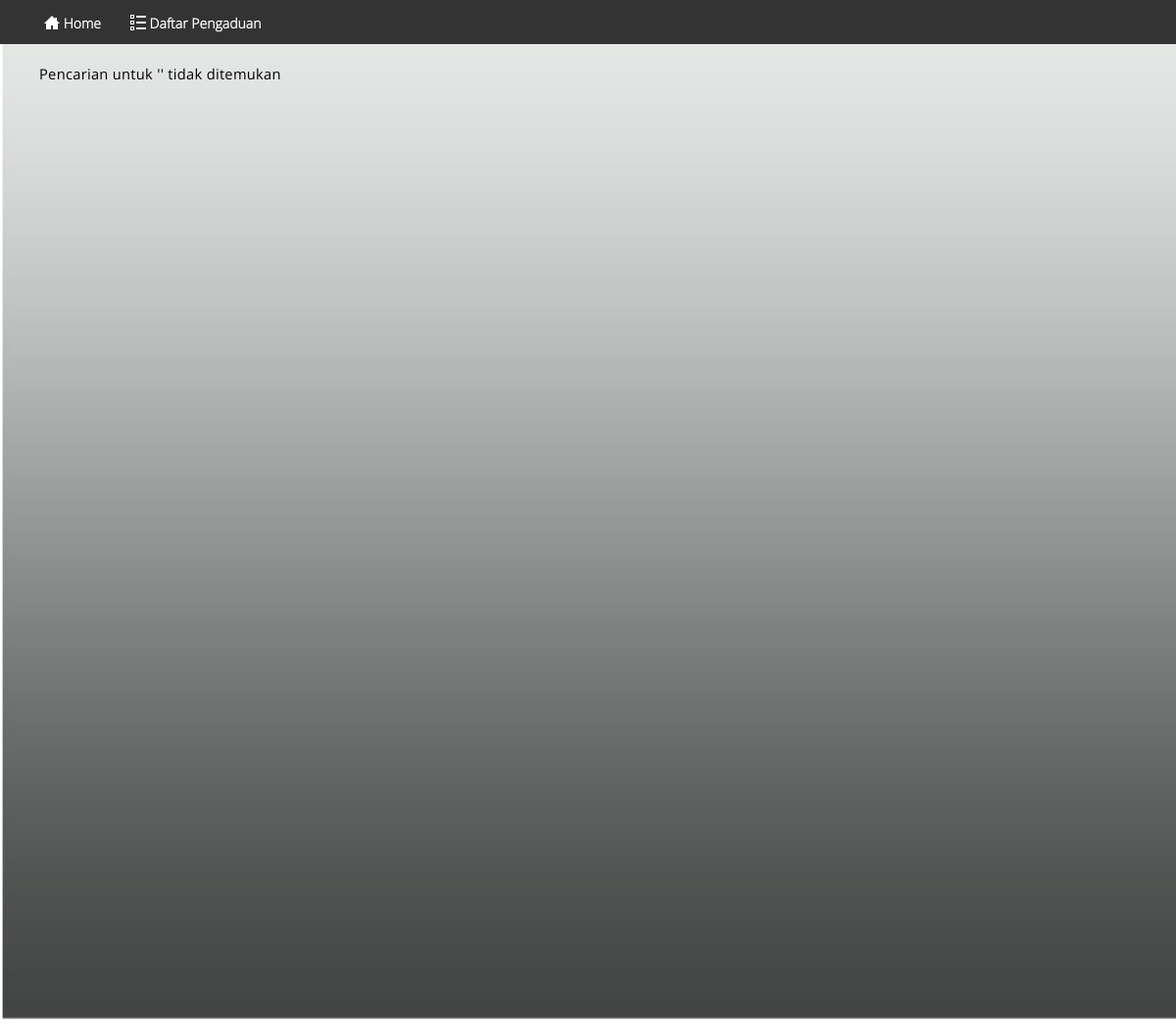
Page /listPengaduanPublik.php on the earlier database version.
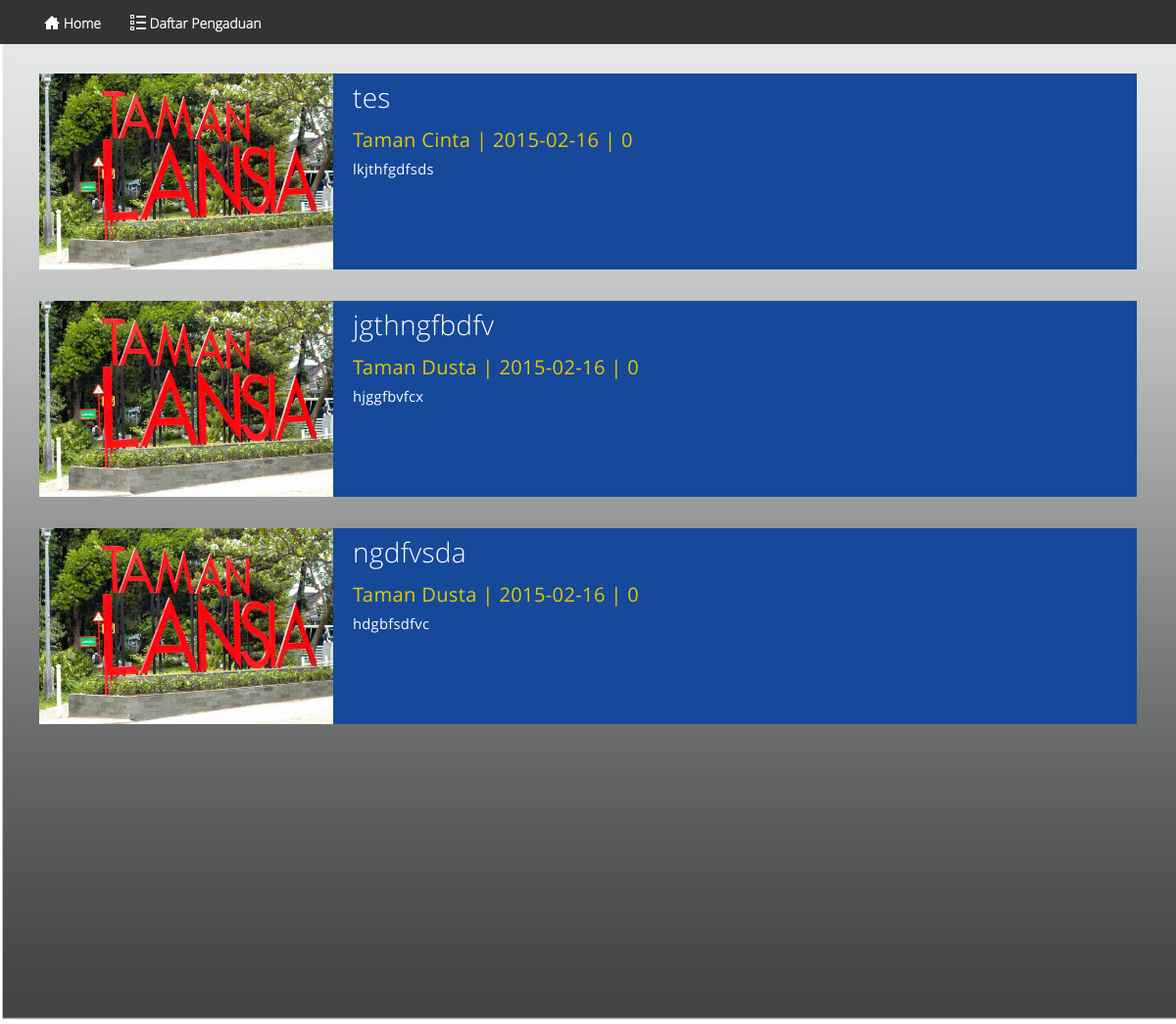
Same page on the later database version.
### tables this page shows
CREATE TABLE IF NOT EXISTS `pengaduan` (
  `id` int(11) NOT NULL AUTO_INCREMENT,
  `tid` int(11) DEFAULT NULL,
  `nama_pelapor` varchar(255) NOT NULL,
  `telepon_pelapor` varchar(15) NOT NULL,
  `judul` varchar(255) NOT NULL,
  `tanggal` date NOT NULL,
  `status` varchar(255) NOT NULL DEFAULT '0',
  `isi` text NOT NULL,
  `link_foto` text NOT NULL,
  PRIMARY KEY (`id`),
  KEY `id_taman` (`tid`)
);

CREATE TABLE IF NOT EXISTS `taman` (
  `id` int(11) NOT NULL AUTO_INCREMENT,
  `nama` varchar(255) NOT NULL,
  PRIMARY KEY (`id`)
);

### listPengaduanPublik.php (the view, shortened to what this page needs)
<?php
	require_once("config.php");
	$connection = new mysqli($db_host, $db_username, $db_password, $db_name);
    if(!isset($_GET['search'])){
           $result = $connection->query("SELECT pengaduan.id, pengaduan.nama_pelapor, pengaduan.judul, pengaduan.tanggal, pengaduan.isi,pengaduan.status, pengaduan.link_foto, taman.nama FROM pengaduan,taman where pengaduan.tid = taman.id");
        }
?>
<!DOCTYPE html>
<html>
<head>
    <link href="css/metro-bootstrap.css" rel="stylesheet">
    <link href="css/metro-bootstrap-responsive.css" rel="stylesheet">
    <link href="css/iconFont.css" rel="stylesheet">
    <link href="css/docs.css" rel="stylesheet">
    <link href="js/prettify/prettify.css" rel="stylesheet">
</head>
<body class="metro" background-color="green">
    <div class="navigation-bar dark">
    <div class="navigation-bar-content container">
        <a href="homeUser.html" class="element"><span class="icon-home"></span><b> Home</b></a>
		<a href="listPengaduanPublik.html" class="element"><span class="icon-list"></span><b> Daftar Pengaduan</b></a>
    </div>
	</div>
 <div class="">
  <div style="background: url(images/bg.jpg); background-size: cover; height:1000px">
       <div class="container" style="padding: 20px 10px">
	  <div class="row">
		<div class="panel-content fg-dark nlp nrp">
			<?php
				while ($row = $result->fetch_array())
				{
			?>
			<div class="bg-darkBlue" style="height: 200px">
				<img src="images/lansia1.jpg" class="place-left margin20 nlm ntm size4" style="height: 200px">
				<h2 class="fg-white" style="padding: 10px 10px"><?php echo $row['judul'];?></h2>
				<p class="fg-yellow" style="font-size: 20px"><?php echo $row['nama'];?> | <?php echo $row['tanggal'];?> | <?php echo $row['status'];?></p>
				<p class="fg-white"><?php echo $row['isi'];?></p>
			</div><br>
			<?php
                }
                if($result->num_rows == 0){
                    $key = $_GET['search'];
                    echo "<p> Pencarian untuk '$key' tidak ditemukan</p>";
                }
            ?>
	    </div>
        </div>
	  </div>
	</div>
   </div>
</body>
</html>

### css/docs.css (style rules this page uses)
body { height: 100%; margin: 0; padding: 0; }

Differences in the rows shown:
added pengaduan: judul "tes", tid.nama "Taman Cinta", tanggal "2015-02-16", status "0", isi "lkjthfgdfsds"
added pengaduan: judul "jgthngfbdfv", tid.nama "Taman Dusta", tanggal "2015-02-16", status "0", isi "hjggfbvfcx"
added pengaduan: judul "ngdfvsda", tid.nama "Taman Dusta", tanggal "2015-02-16", status "0", isi "hdgbfsdfvc"
Other differences:
text no longer shown: "Pencarian untuk ' ' tidak ditemukan"
